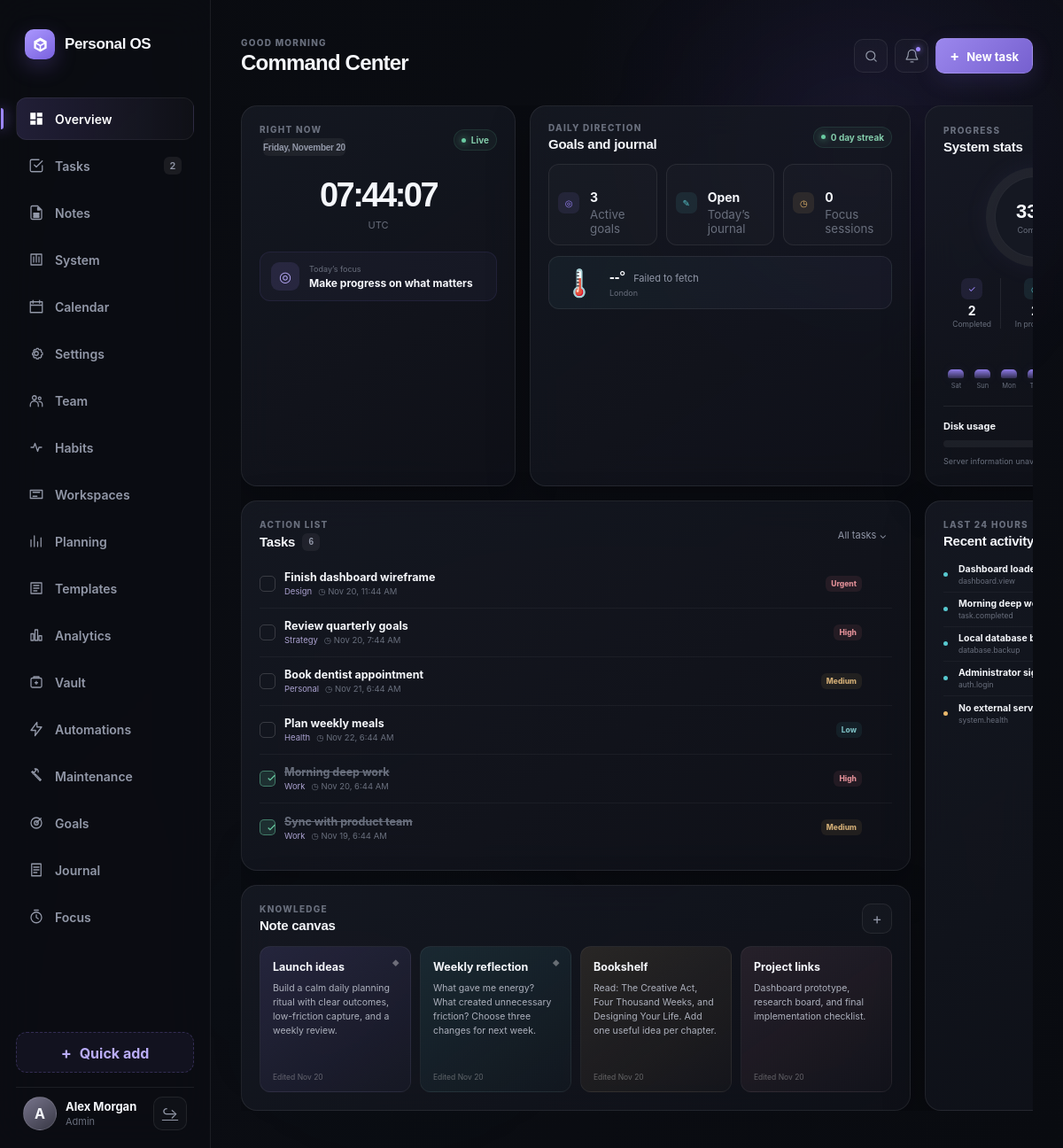
The page / (signed in) on the database its author committed.
### tables this page shows
CREATE TABLE users (
  id BIGINT UNSIGNED NOT NULL AUTO_INCREMENT,
  name VARCHAR(100) NOT NULL,
  email VARCHAR(191) NOT NULL,
  password_hash VARCHAR(255) NOT NULL,
  role ENUM('admin', 'member') NOT NULL DEFAULT 'member',
  avatar_url VARCHAR(255) DEFAULT NULL,
  timezone VARCHAR(64) NOT NULL DEFAULT 'Europe/Istanbul',
  created_at TIMESTAMP NOT NULL DEFAULT CURRENT_TIMESTAMP,
  updated_at TIMESTAMP NOT NULL DEFAULT CURRENT_TIMESTAMP ON UPDATE CURRENT_TIMESTAMP,
  PRIMARY KEY (id),
  UNIQUE KEY uq_users_email (email)
);

CREATE TABLE tasks (
  id BIGINT UNSIGNED NOT NULL AUTO_INCREMENT,
  user_id BIGINT UNSIGNED NOT NULL,
  title VARCHAR(180) NOT NULL,
  description TEXT NULL,
  status ENUM('todo', 'in_progress', 'completed', 'archived') NOT NULL DEFAULT 'todo',
  priority ENUM('low', 'medium', 'high', 'urgent') NOT NULL DEFAULT 'medium',
  category VARCHAR(60) NOT NULL DEFAULT 'Personal',
  due_at DATETIME NULL,
  recurrence ENUM('none', 'daily', 'weekly', 'monthly') NOT NULL DEFAULT 'none',
  next_recurrence_at DATETIME NULL,
  completed_at DATETIME NULL,
  created_at TIMESTAMP NOT NULL DEFAULT CURRENT_TIMESTAMP,
  updated_at TIMESTAMP NOT NULL DEFAULT CURRENT_TIMESTAMP ON UPDATE CURRENT_TIMESTAMP,
  PRIMARY KEY (id),
  KEY idx_tasks_user_status (user_id, status),
  KEY idx_tasks_due_at (due_at),
  CONSTRAINT fk_tasks_user FOREIGN KEY (user_id) REFERENCES users(id) ON DELETE CASCADE ON UPDATE CASCADE
);

CREATE TABLE notes (
  id BIGINT UNSIGNED NOT NULL AUTO_INCREMENT,
  user_id BIGINT UNSIGNED NOT NULL,
  title VARCHAR(180) NOT NULL,
  content TEXT NOT NULL,
  color VARCHAR(20) NOT NULL DEFAULT 'violet',
  is_pinned BOOLEAN NOT NULL DEFAULT FALSE,
  created_at TIMESTAMP NOT NULL DEFAULT CURRENT_TIMESTAMP,
  updated_at TIMESTAMP NOT NULL DEFAULT CURRENT_TIMESTAMP ON UPDATE CURRENT_TIMESTAMP,
  PRIMARY KEY (id),
  KEY idx_notes_user_pinned (user_id, is_pinned),
  CONSTRAINT fk_notes_user FOREIGN KEY (user_id) REFERENCES users(id) ON DELETE CASCADE ON UPDATE CASCADE
);

CREATE TABLE system_logs (
  id BIGINT UNSIGNED NOT NULL AUTO_INCREMENT,
  user_id BIGINT UNSIGNED NULL,
  event_type VARCHAR(80) NOT NULL,
  level ENUM('debug', 'info', 'warning', 'error', 'critical') NOT NULL DEFAULT 'info',
  message VARCHAR(255) NOT NULL,
  context_json JSON NULL,
  ip_address VARCHAR(45) NULL,
  created_at TIMESTAMP NOT NULL DEFAULT CURRENT_TIMESTAMP,
  PRIMARY KEY (id),
  KEY idx_logs_user_created (user_id, created_at),
  KEY idx_logs_level_created (level, created_at),
  CONSTRAINT fk_logs_user FOREIGN KEY (user_id) REFERENCES users(id) ON DELETE SET NULL ON UPDATE CASCADE
);

### views/dashboard.php (the view, shortened to what the rows shown need)
<!doctype html>
<html lang="en">
<head>
  <link rel="stylesheet" href="/personal-os/public/css/style.css">
</head>
<body>
  <aside class="sidebar" id="sidebar" aria-label="Primary navigation">
    <div class="sidebar-footer">
      <div class="profile">
        <div class="avatar"><?= htmlspecialchars(strtoupper(substr($user['name'], 0, 1))) ?></div>
        <div class="profile-copy">
          <strong><?= htmlspecialchars($user['name']) ?></strong>
          <span><?= htmlspecialchars($user['role']) ?></span>
        </div>
        <a class="icon-button" href="/personal-os/logout.php" aria-label="Sign out" title="Sign out">↪</a>
      </div>
    </div>
  </aside>
  <main class="main-shell" id="mainContent">
    <header class="topbar">
      <div>
        <h1>Command Center</h1>
      </div>
    </header>
    <div class="dashboard-grid">
      <section class="glass-panel clock-panel" aria-labelledby="clock-heading">
        <div class="panel-heading">
          <div>
            <h2 id="clock-heading" class="date-label"><span id="dateLabel">Today</span></h2>
          </div>
        </div>
      </section>
      <section class="glass-panel life-panel" aria-labelledby="life-heading">
        <div class="panel-heading">
          <div><p class="eyebrow">Daily direction</p><h2 id="life-heading">Goals and journal</h2></div>
        </div>
      </section>
      <section class="glass-panel task-panel" id="tasks" aria-labelledby="tasks-heading">
        <div class="panel-heading">
          <div>
            <h2 id="tasks-heading">Tasks <span><?= count($tasks) ?></span></h2>
          </div>
        </div>
        <div class="task-list" id="taskList">
          <?php if (empty($tasks)): ?>
            <div class="empty-state">
              <span>✓</span>
              <strong>No tasks yet</strong>
              <p>Add your first task to start the day.</p>
            </div>
          <?php else: ?>
            <?php foreach ($tasks as $task): ?>
              <article class="task-row <?= $task['status'] === 'completed' ? 'is-complete' : '' ?>" id="task-<?= (int) $task['id'] ?>" data-task-id="<?= (int) $task['id'] ?>" data-status="<?= htmlspecialchars($task['status']) ?>">
                <button class="task-check" type="button" aria-label="Toggle <?= htmlspecialchars($task['title']) ?>">
                  <svg viewBox="0 0 24 24"><path d="m5 12 4 4L19 6"/></svg>
                </button>
                <div class="task-copy">
                  <h3><?= htmlspecialchars($task['title']) ?></h3>
                  <div class="task-meta">
                    <span class="category"><?= htmlspecialchars($task['category']) ?></span>
                    <?php if (!empty($task['due_at'])): ?>
                      <span class="due-time">◷ <?= date('M j, g:i A', strtotime($task['due_at'])) ?></span>
                    <?php endif; ?>
                  </div>
                </div>
                <span class="priority priority-<?= htmlspecialchars($task['priority']) ?>"><?= htmlspecialchars($task['priority']) ?></span>
              </article>
            <?php endforeach; ?>
          <?php endif; ?>
        </div>
      </section>
      <section class="glass-panel notes-panel" id="notes" aria-labelledby="notes-heading">
        <div class="panel-heading">
          <div>
            <h2 id="notes-heading">Note canvas</h2>
          </div>
        </div>
        <div class="notes-grid">
          <?php if (empty($notes)): ?>
            <article class="note-card note-violet"><h3>Blank canvas</h3><p>Create a note and capture your thoughts.</p></article>
          <?php else: ?>
            <?php foreach ($notes as $note): ?>
              <article class="note-card note-<?= htmlspecialchars($note['color']) ?>" id="note-<?= (int) $note['id'] ?>" data-note-id="<?= (int) $note['id'] ?>">
                <?php if ($note['is_pinned']): ?><span class="pin" aria-label="Pinned">◆</span><?php endif; ?>
                <h3><?= htmlspecialchars($note['title']) ?></h3>
                <p><?= htmlspecialchars($note['content']) ?></p>
                <time datetime="<?= htmlspecialchars($note['updated_at']) ?>">Edited <?= date('M j', strtotime($note['updated_at'])) ?></time>
              </article>
            <?php endforeach; ?>
          <?php endif; ?>
        </div>
      </section>
      <section class="glass-panel stats-panel" id="system" aria-labelledby="stats-heading">
        <div class="panel-heading">
          <div>
            <h2 id="stats-heading">System stats</h2>
          </div>
        </div>
      </section>
      <section class="glass-panel activity-panel" aria-labelledby="activity-heading">
        <div class="panel-heading">
          <div>
            <h2 id="activity-heading">Recent activity</h2>
          </div>
        </div>
        <div class="activity-list">
          <?php foreach ($logs as $log): ?>
            <div class="activity-row">
              <span class="activity-dot <?= htmlspecialchars($log['level']) ?>"></span>
              <div><strong><?= htmlspecialchars($log['message']) ?></strong><small><?= htmlspecialchars($log['event_type']) ?></small></div>
            </div>
          <?php endforeach; ?>
        </div>
      </section>
    </div>
  </main>
</body>
</html>

### rows shown on the page
users: name "A", name "Alex Morgan", role "Admin"
tasks: title "Finish dashboard wireframe", category "Design", due_at "Nov 20, 11:44 AM", priority "Urgent"
tasks: title "Review quarterly goals", category "Strategy", due_at "Nov 20, 7:44 AM", priority "High"
tasks: title "Book dentist appointment", category "Personal", due_at "Nov 21, 6:44 AM", priority "Medium"
tasks: title "Plan weekly meals", category "Health", due_at "Nov 22, 6:44 AM", priority "Low"
tasks: title "Morning deep work", category "Work", due_at "Nov 20, 6:44 AM", priority "High"
tasks: title "Sync with product team", category "Work", due_at "Nov 19, 6:44 AM", priority "Medium"
notes: title "Launch ideas", content "Build a calm daily planning ritual with clear outcomes, low-friction capture, and a weekly review.", updated_at "Nov 20"
notes: title "Weekly reflection", content "What gave me energy? What created unnecessary friction? Choose three changes for next week.", updated_at "Nov 20"
notes: title "Bookshelf", content "Read: The Creative Act, Four Thousand Weeks, and Designing Your Life. Add one useful idea per chapter.", updated_at "Nov 20"
notes: title "Project links", content "Dashboard prototype, research board, and final implementation checklist.", updated_at "Nov 20"
system_logs: message "Dashboard loaded succes…", event_type "dashboard.view"
system_logs: message "Morning deep work compl…", event_type "task.completed"
system_logs: message "Local database backup co…", event_type "database.backup"
system_logs: message "Administrator signed…", event_type "auth.login"
system_logs: message "No external service calls d…", event_type "system.health"

### other values the page prints
$stats['pending_tasks'] "2"
$journal['streak'] "0"
count($goals) "3"
$focusSummary['today'] "0"
count($tasks) "6"
$stats['completion_rate'] "33"
$stats['completed_tasks'] "2"
$stats['active_tasks'] "2"
$day['label'] "Sat"
$day['label'] "Sun"
$day['label'] "Mon"
$day['label'] "Tue"
